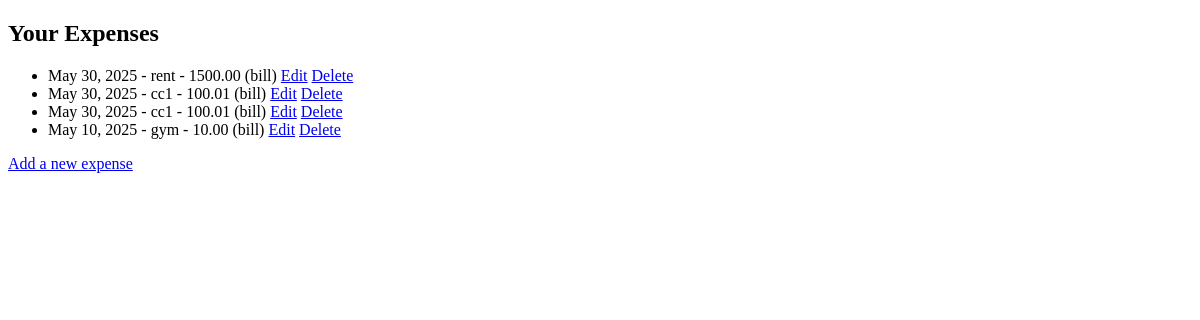
Page /expenses/ (signed in) on the earlier database version.
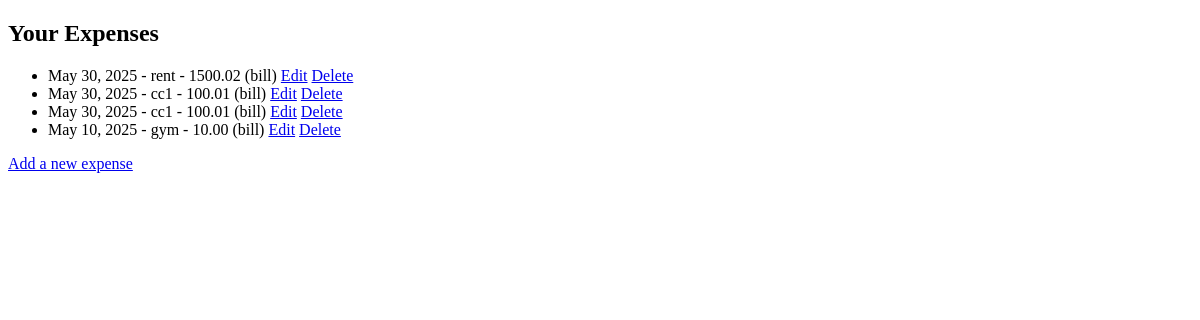
Same page on the later database version.
### expenses/models.py (models this page shows, shortened)
class Expense(models.Model):
    description = models.CharField(max_length=100)
    date = models.DateField()
    amount = models.DecimalField(max_digits=10, decimal_places=2)
    user = models.ForeignKey(User, on_delete=models.CASCADE)
    category = models.ForeignKey('category', on_delete=models.SET_NULL, null=True, blank=True)

class Category(models.Model):
    user = models.ForeignKey(User, on_delete=models.CASCADE)
    category = models.CharField(max_length=20)
    def __str__(self):
        return f"{self.category}"

### expenses/views.py (the view)
# urls.py: path('', ExpenseListView.as_view(), name='expense-list'),
class ExpenseListView(ListView):
    model = Expense
    template_name = 'expenses/expense_list.html'
    context_object_name = 'expenses'
    def get_queryset(self):
        return Expense.objects.filter(user=self.request.user).order_by('-date')

### expenses/templates/expenses/expense_list.html
{% extends 'base.html' %}
{% block content %}
    <h2>Your Expenses</h2>
    <ul>
        {% for expense in expenses %}
            <li>
                {{expense.date}} - {{expense.description}} - {{expense.amount}}  ({{expense.category}})
                <a href="{% url 'expense-update' expense.pk %}">Edit</a>
                <a href="{% url 'expense-delete' expense.pk %}">Delete</a>
            </li>
        {% empty %}
            <li>No expenses recorded</li>
        {% endfor %}
    </ul>
    <a href="{% url 'expense-create' %}">Add a new expense</a>
{% endblock %}

Differences in the rows shown:
changed Expense "rent": amount "1500.00" → "1500.02"
